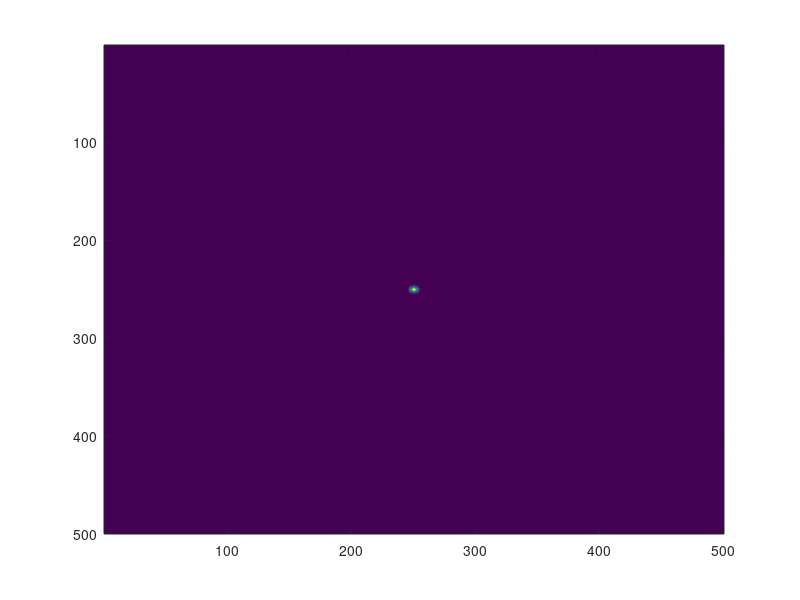

This figure's MATLAB source:
idx = linspace(-1, 1, 8);
yidx = linspace(-2, 2, 8);

% element i, j of each matrix corresponds to a point on the graph
[x, y] = meshgrid(idx, yidx);
surf(idx, yidx, x.^2+y.^2)

%%
xx = linspace(0, 100, 500);
yy = linspace(0, 100, 500);
[X, Y] = meshgrid(xx, yy);

fwhm = 1;
mu = 50;
sigma = fwhm/(2*sqrt(2*log(2)));
gaussian = (1/sigma*sqrt(2*pi)).*exp(-(((X-mu).^2)/(2*(sigma^2)))-(((Y-mu).^2)/(2*(sigma^2))));
imagesc(gaussian)


